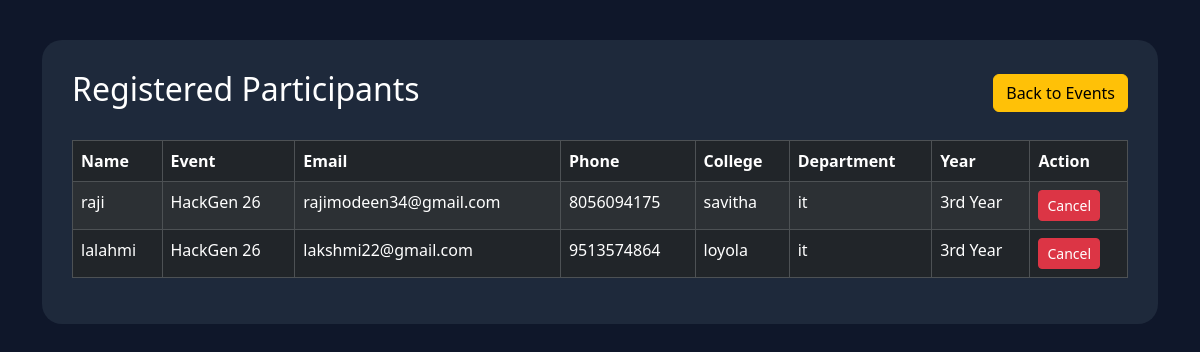
Screenshot of /registrations/ with the database file from the repository.
### events/models.py (models this page shows, shortened)
class Registration(models.Model):
    event = models.ForeignKey(Event, on_delete=models.CASCADE)
    name = models.CharField(max_length=100)
    email = models.EmailField()
    phone = models.CharField(max_length=15)
    college_name = models.CharField(max_length=150)
    department = models.CharField(max_length=100)
    current_year = models.CharField(max_length=20)

class Event(models.Model):
    title = models.CharField(max_length=100)
    event_type = models.CharField(max_length=50, default='Hackathon')
    date = models.DateField()
    location = models.CharField(max_length=150)
    description = models.TextField()
    total_slots = models.IntegerField(default=50)

### events/views.py (the view)
# urls.py: path('registrations/', views.registrations, name='registrations'),
def registrations(request):
    registrations = Registration.objects.all()
    return render(request, 'registrations.html', {'registrations': registrations})

### templates/registrations.html (shortened to what this page needs)
<!DOCTYPE html>
<html>
<head>
    <link href="https://cdn.jsdelivr.net/npm/bootstrap@5.3.3/dist/css/bootstrap.min.css" rel="stylesheet">
</head>
<body>
<div class="container">
    <div class="table-box">
        <div class="d-flex justify-content-between align-items-center mb-4">
            <h2>Registered Participants</h2>
            <a href="/" class="btn btn-warning">
                Back to Events
            </a>
        </div>
        <table class="table table-dark table-striped table-bordered">
            <thead>
                <tr>
                    <th>Name</th>
                    <th>Event</th>
                    <th>Email</th>
                    <th>Phone</th>
                    <th>College</th>
                    <th>Department</th>
                    <th>Year</th>
                    <th>Action</th>
                </tr>
            </thead>
            <tbody>
                {% for reg in registrations %}
                <tr>
                    <td>{{ reg.name }}</td>
                    <td>{{ reg.event.title }}</td>
                    <td>{{ reg.email }}</td>
                    <td>{{ reg.phone }}</td>
                    <td>{{ reg.college_name }}</td>
                    <td>{{ reg.department }}</td>
                    <td>{{ reg.current_year }}</td>
                    <td>
                        <a href="{% url 'cancel_registration' reg.id %}"
                           class="btn btn-danger btn-sm">
                            Cancel
                        </a>
                    </td>
                </tr>
                {% empty %}
                <tr>
                    <td colspan="8" class="text-center">
                        No registrations yet.
                    </td>
                </tr>
                {% endfor %}
            </tbody>
        </table>
    </div>
</div>
</body>
</html>

### templates/registrations.html (style rules this page uses)
body { background:#0F172A; color:white; }
.table-box { background:#1E293B; padding:30px; border-radius:20px; margin-top:40px; }
table { color:white; }

### rows the page displays
Registration: name "raji", event "HackGen 26", email "rajimodeen34@gmail.com", phone "8056094175", college_name "savitha", department "it", current_year "3rd Year"
Registration: name "lalahmi", event "HackGen 26", email "lakshmi22@gmail.com", phone "9513574864", college_name "loyola", department "it", current_year "3rd Year"
